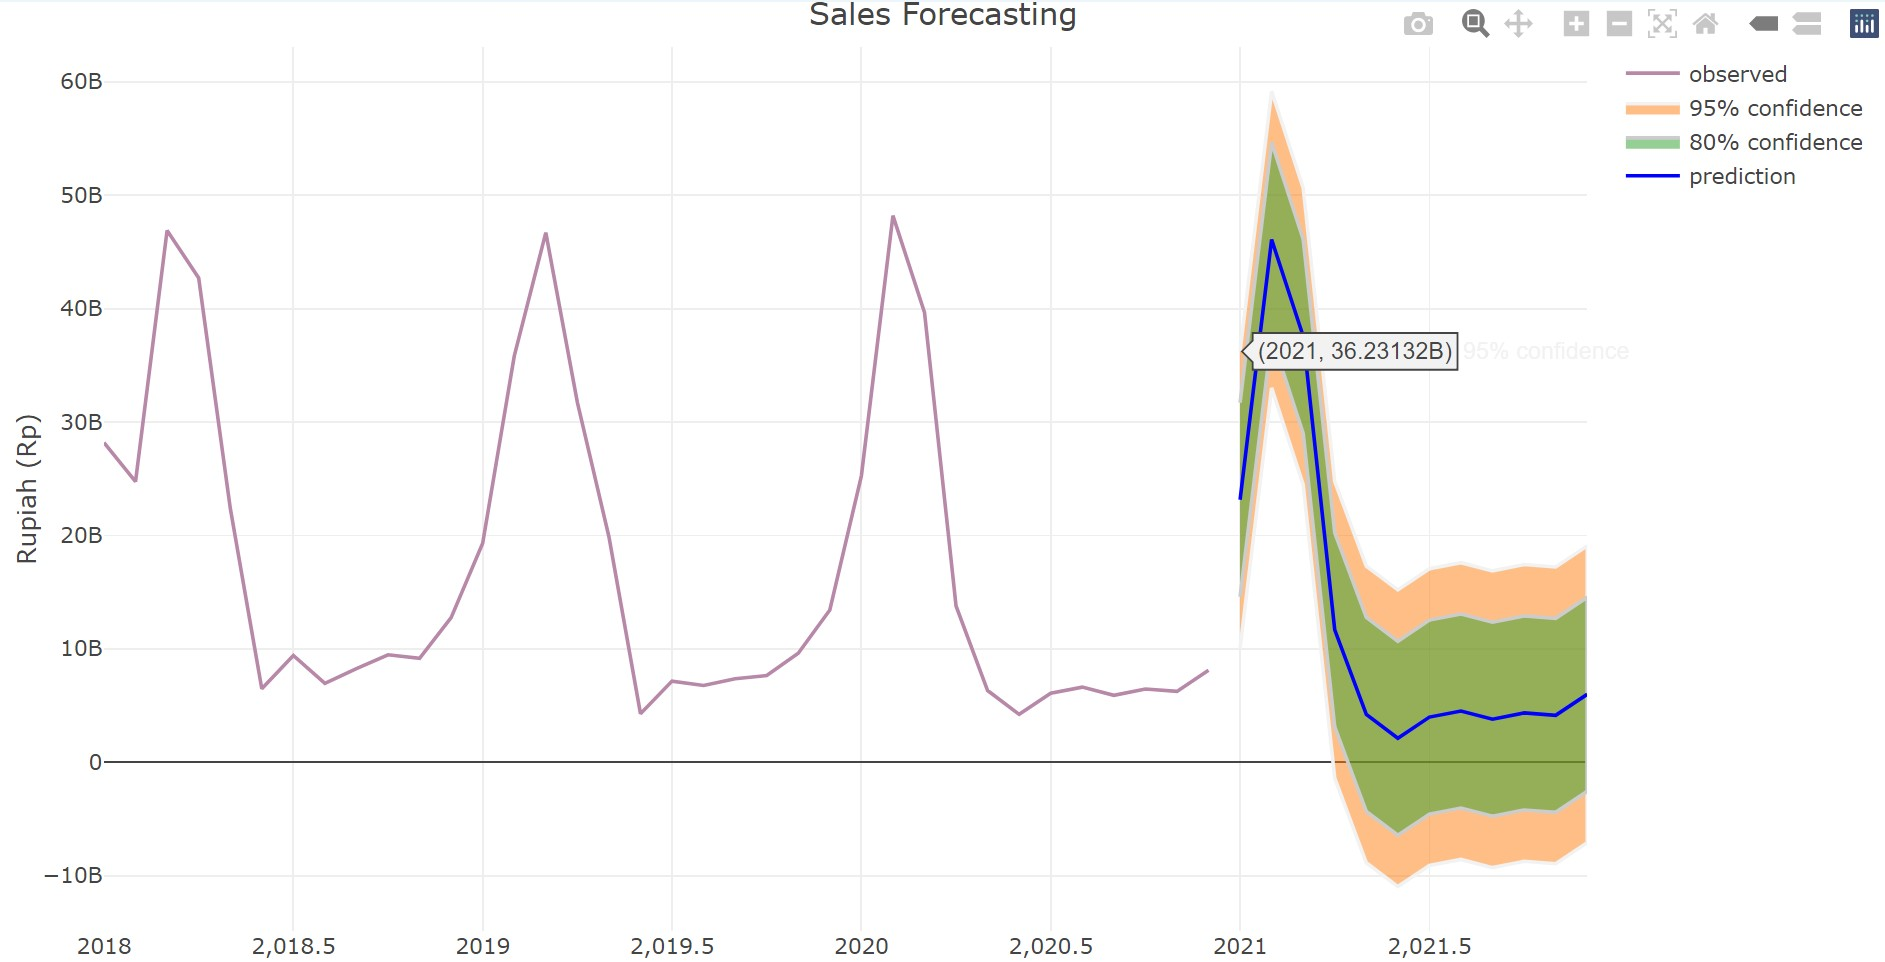

Write R code to recreate this figure.
#input library
library(data.table)
library(tseries)
library(forecast)
library(ggplot2)
library(plotly)
library(dplyr)

#load dataset
df <- read.csv("...\\data.csv", 1, sep = ";")
summary(df)
boxplot(df$penjualan, ylab='Rupiah', main="Boxplot Sales Lestari Alam")

#transform our data frame to time series data 
data_forecast <- ts(df[2], start=c(2018, 1), end=c(2020, 12), frequency=12)

#make plot from our data
plot.ts(data_forecast)

#Stationary Test (ADF Test)
adf.test(data_forecast)
adf.test(data_forecast, k=12)

#auto.arima function can be differencing our data
df2 <- auto.arima(data_forecast, ic = 'aic', trace = TRUE)

#check autocorrelation function and partial autocorrelation function plot
acf(ts(df2$residuals))
pacf(ts(df2$residuals))

#forecast ARIMA
arima <- forecast(df2, h = 12)
summary(arima)
arima
plot(arima, xlab = "tahun", ylab = "Penjualan (Rp)", main = "Forecast Sales")
df_arima <- data.frame(arima)
df_arima$num <- 1:12
df_arima_sort <- arrange(df_arima, desc(num))

#visualize the result using plotly
trace1 <- list(
  line = list(
    color = "rgbargba(184, 136, 169, 1.0)", 
    fillcolor = "rgbargba(184, 136, 169, 1.0)"
  ), 
  mode = "lines", 
  name = "observed", 
  type = "scatter", 
  x = c(2018, 2018.08333333333, 2018.16666666667, 2018.25, 2018.33333333333, 2018.41666666667, 2018.5, 2018.58333333333, 2018.66666666667, 2018.75, 2018.83333333333, 2018.91666666667, 
        2019, 2019.08333333333, 2019.16666666667, 2019.25, 2019.33333333333, 2019.41666666667, 2019.5, 2019.58333333333, 2019.66666666667, 2019.75, 2019.83333333333, 2019.91666666667, 
        2020, 2020.08333333333, 2020.16666666667, 2020.25, 2020.33333333333, 2020.41666666667, 2020.5, 2020.58333333333, 2020.66666666667, 2020.75, 2020.83333333333, 2020.91666666667), 
  y = c(df$penjualan), 
  xaxis = "x", 
  yaxis = "y"
)
trace2 <- list(
  fill = "toself", 
  line = list(
    color = "rgba(242,242,242,1)", 
    fillcolor = "rgba(242,242,242,1)"
  ), 
  mode = "lines", 
  name = "95% confidence", 
  type = "scatter", 
  x = c(2021, 2021.08333333333, 2021.16666666667, 2021.25, 2021.33333333333, 2021.41666666667, 2021.5, 2021.58333333333, 2021.66666666667, 2021.75, 2021.83333333333, 2021.91666666667,
        2021.91666666667, 2021.83333333333, 2021.75, 2021.66666666667, 2021.58333333333, 2021.5, 2021.41666666667, 2021.33333333333, 2021.25, 2021.16666666667, 2021.08333333333, 2021), 
  y = c(df_arima$Lo.95, df_arima_sort$Hi.95), 
  xaxis = "x", 
  yaxis = "y", 
  hoveron = "points"
)
trace3 <- list(
  fill = "toself", 
  line = list(
    color = "rgba(204,204,204,1)", 
    fillcolor = "rgba(204,204,204,1)"
  ), 
  mode = "lines", 
  name = "80% confidence", 
  type = "scatter", 
  x = c(2021, 2021.08333333333, 2021.16666666667, 2021.25, 2021.33333333333, 2021.41666666667, 2021.5, 2021.58333333333, 2021.66666666667, 2021.75, 2021.83333333333, 2021.91666666667,
        2021.91666666667, 2021.83333333333, 2021.75, 2021.66666666667, 2021.58333333333, 2021.5, 2021.41666666667, 2021.33333333333, 2021.25, 2021.16666666667, 2021.08333333333, 2021), 
  y = c(df_arima$Lo.80, df_arima_sort$Hi.80), 
  xaxis = "x", 
  yaxis = "y", 
  hoveron = "points"
)
trace4 <- list(
  line = list(
    color = "rgba(0,0,255,1)", 
    fillcolor = "rgba(0,0,255,1)"
  ), 
  mode = "lines", 
  name = "prediction", 
  type = "scatter", 
  x = c(2021, 2021.08333333333, 2021.16666666667, 2021.25, 2021.33333333333, 2021.41666666667, 2021.5, 2021.58333333333, 2021.66666666667, 2021.75, 2021.83333333333, 2021.91666666667), 
  y = c(df_arima$Point.Forecast), 
  xaxis = "x", 
  yaxis = "y"
)
data_plot <- list(trace1, trace2, trace3, trace4)
layout <- list(
  title = "Sales Forecasting", 
  xaxis = list(
    title = "Year", 
    domain = c(0, 1)
  ), 
  yaxis = list(
    title = "Rupiah (Rp)", 
    domain = c(0, 1)
  ), 
  margin = list(
    b = 40, 
    l = 60, 
    r = 10, 
    t = 25
  )
)
m <- plot_ly()
m <- add_trace(m, line=trace1$line, mode=trace1$mode, name=trace1$name, type=trace1$type, x=trace1$x, y=trace1$y, xaxis=trace1$xaxis, yaxis=trace1$yaxis)
m <- add_trace(m, fill=trace2$fill, line=trace2$line, mode=trace2$mode, name=trace2$name, type=trace2$type, x=trace2$x, y=trace2$y, xaxis=trace2$xaxis, yaxis=trace2$yaxis, hoveron=trace2$hoveron)
m <- add_trace(m, fill=trace3$fill, line=trace3$line, mode=trace3$mode, name=trace3$name, type=trace3$type, x=trace3$x, y=trace3$y, xaxis=trace3$xaxis, yaxis=trace3$yaxis, hoveron=trace3$hoveron)
m <- add_trace(m, line=trace4$line, mode=trace4$mode, name=trace4$name, type=trace4$type, x=trace4$x, y=trace4$y, xaxis=trace4$xaxis, yaxis=trace4$yaxis)
m <- layout(m, title=layout$title, xaxis=layout$xaxis, yaxis=layout$yaxis, margin=layout$margin)
m
saveWidget(m, "...\\sales_forecast.html", selfcontained = F, libdir = "lib")
